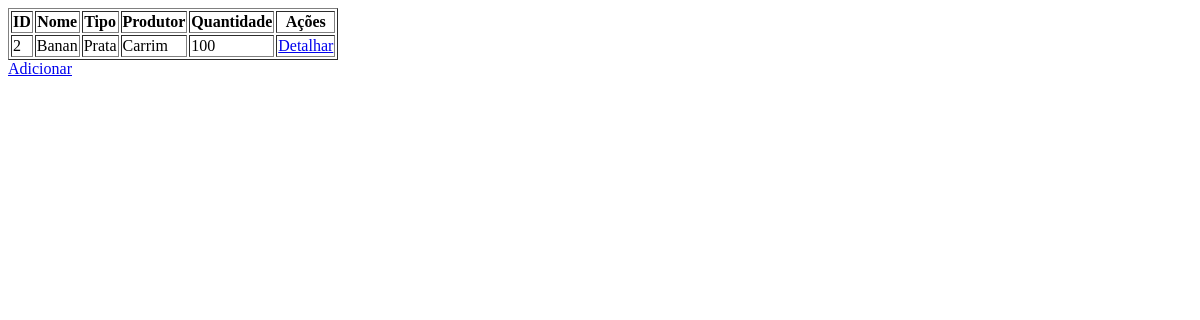
/produto/, run on an earlier commit of the app's database.
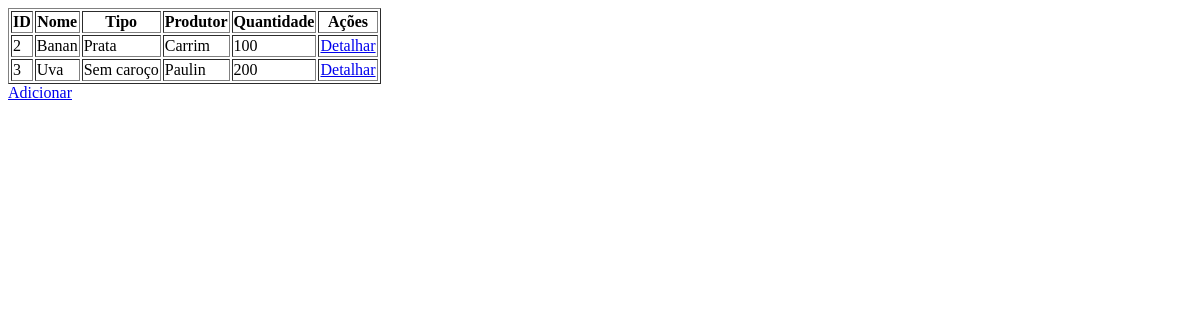
And on a later commit of the database.
### Produto/models.py (models this page shows)
class Produto(models.Model):
    nomeProd = models.CharField(max_length=200)
    tipoProd = models.CharField(max_length=200)
    origemProd = models.CharField(max_length=200)
    quantidadeProd = models.IntegerField()

### Produto/views.py (the view, shortened to what this page needs)
# urls.py: path("", views.lista_produto, name="lista"),  # Página inicial da lista de produtos
def lista_produto(request):
    produtos = Produto.objects.all()
    return render(request, 'produto/lista.html', {'produtos': produtos})

### Produto/templates/produto/lista.html
{% extends 'index.html' %}
{% load static %}
{% block content %}
<div>
    <table border="1">
        <thead>
            <tr>
                <th>ID</th>
                <th>Nome</th>
                <th>Tipo</th>
                <th>Produtor</th>
                <th>Quantidade</th>
                <th>Ações</th>
            </tr>
        </thead>
        <tbody>
            {% for produto in produtos %}
                <tr>
                    <td>{{ produto.id }}</td>
                    <td>{{ produto.nomeProd }}</td>
                    <td>{{ produto.tipoProd }}</td>
                    <td>{{ produto.origemProd }}</td>
                    <td>{{ produto.quantidadeProd }}</td>
                    <td><a href="{% url 'detalhe' produto.id %}" class="botao-detalhar">Detalhar</a></td>
                </tr>
            {% empty %}
                <tr>
                    <td colspan="6">Nenhum produto encontrado.</td>
                </tr>
            {% endfor %}
        </tbody>
    </table>
    <div>
        {% block extra_content %}
        <a href='/produto/add/' class="botao-add">Adicionar</a>
        {% endblock %}
    </div>
</div>
{% endblock %}

### Produto/templates/index.html (shortened to what this page needs)
<!DOCTYPE html>
<html lang="en">
<head>
</head>
<body>
    {%block content%}
    {%endblock%}
</body>
</html>

What changed in the data, as far as the page shows it:
added Produto: id "3", nomeProd "Uva", tipoProd "Sem caroço", origemProd "Paulin", quantidadeProd "200"
